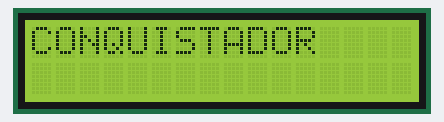
The sketch below on a simulated Arduino Uno, built with avr-gcc and run on an emulated ATmega328P. Shown: 16×2 character LCD.

Above: at 0.26 s.
At 0.67 s:
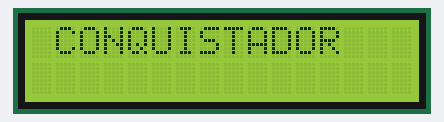
At 1.07 s:
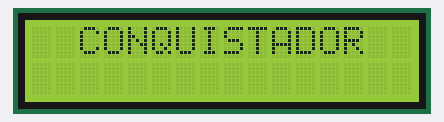
At 1.88 s:
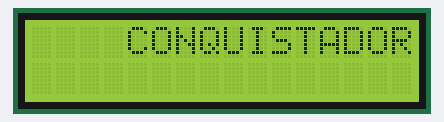
At 2.69 s:
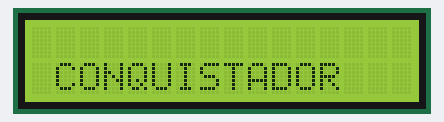
At 3.9 s:
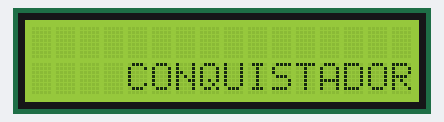

Measured:
- by itself, everything shown: repeats every 4.0 s, in 10 steps
- what the display in image 1 shows lasts 0.4 s, from 0.5 s to 0.9 s

The sketch:

sketch_oct26a.ino
```cpp
#include <LiquidCrystal.h>

#define ENB 12
#define RS 13
#define DB4 11
#define DB5 10
#define DB6 9
#define DB7 8

LiquidCrystal lcd(RS, ENB, DB4, DB5, DB6, DB7);

byte cursorPos = 0;

void setup() {
  // put your setup code here, to run once:
  lcd.begin(16, 2);
}

void loop() {
  // put your main code here, to run repeatedly:
  lcd.clear();
  lcd.setCursor(cursorPos % 5, (cursorPos / 5) % 2);
  lcd.print("CONQUISTADOR");
  cursorPos = ++cursorPos;
  delay(400);
}
```
